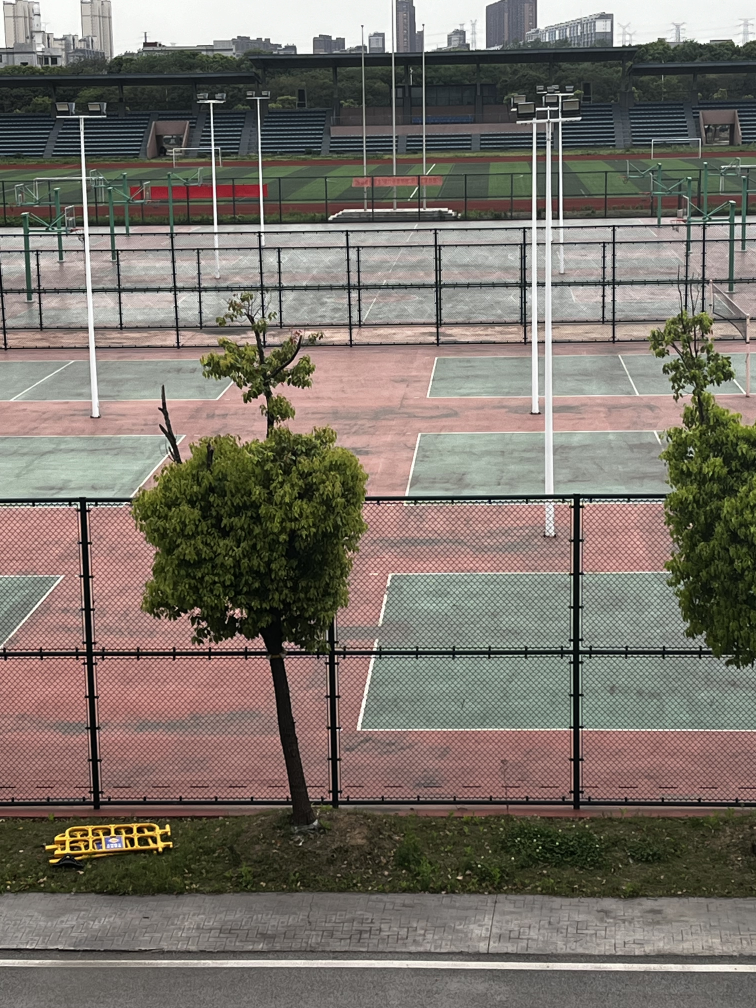
#> input picture images/1_1.JPG, 3024 x 4032 px (shown at 1/4 size)
$ jupyter execute DOG.ipynb
#> lines starting #> are read from the running program, lines starting #| are printed output that depends on the picture
#> further down, image1 is the input picture: shape (4032, 3024, 3); mean B, G, R 105.5, 114.1, 120.8
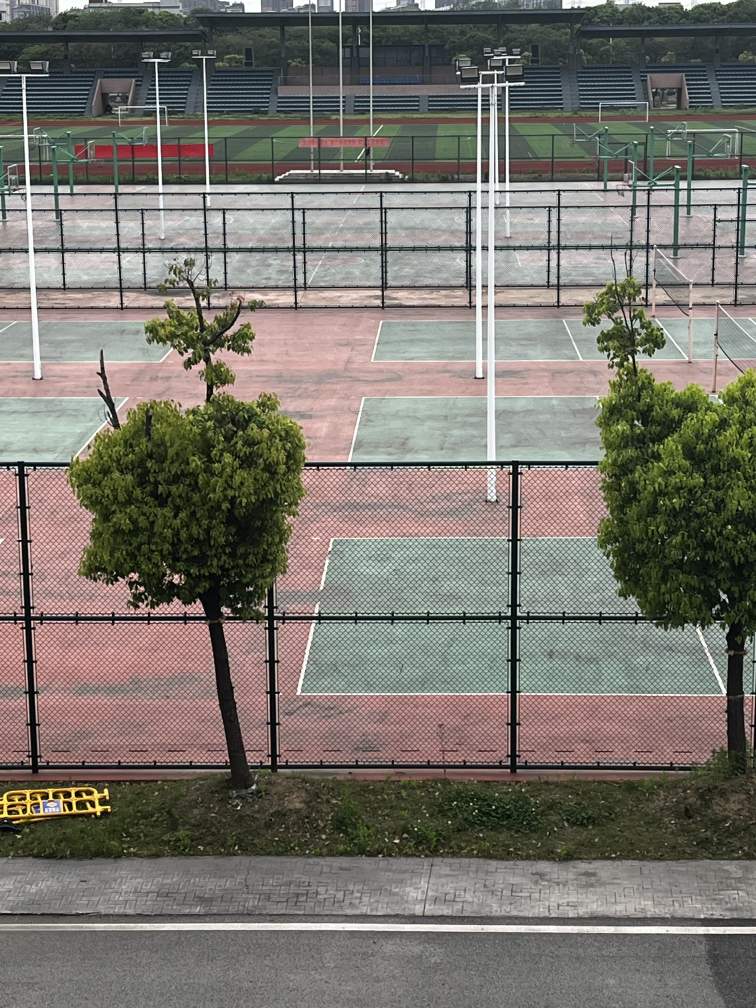
#> input picture images/1_2.JPG, 3024 x 4032 px (shown at 1/4 size)
#> further down, image2 is the input picture: shape (4032, 3024, 3); mean B, G, R 108, 116, 119.5
[cell 1]
import cv2
import numpy as np

def image_stitching(image1, image2):
    # 转换图像为灰度图
    gray1 = cv2.cvtColor(image1, cv2.COLOR_BGR2GRAY)
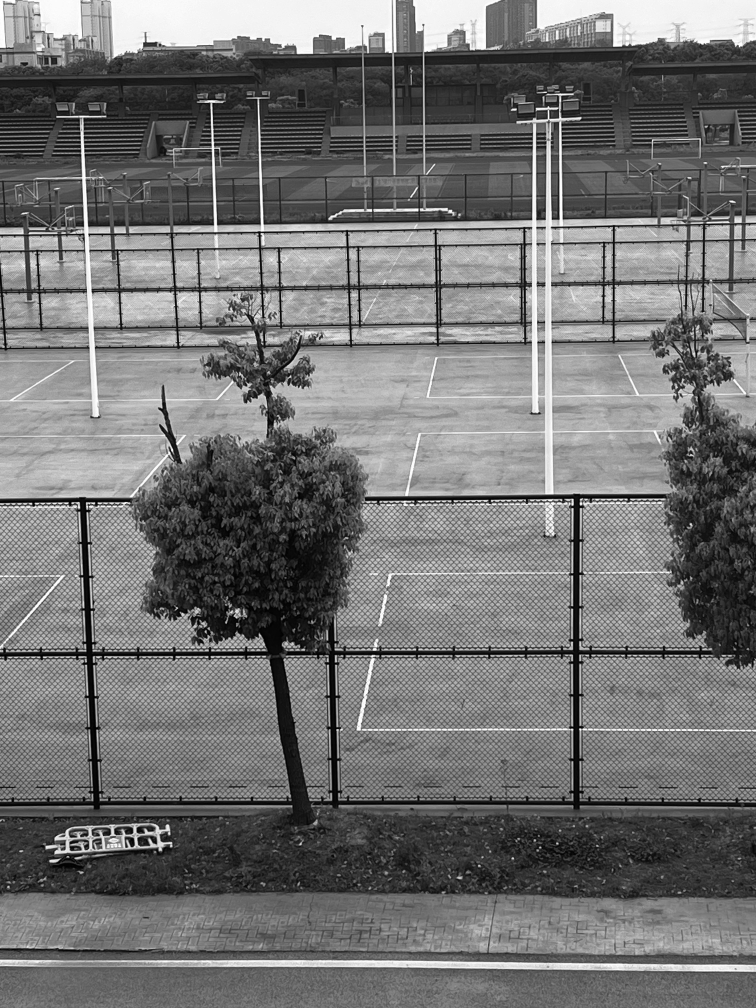
#> gray1: shape (4032, 3024) (shown at 1/4 size); min 0, max 255, mean 115.1
    gray2 = cv2.cvtColor(image2, cv2.COLOR_BGR2GRAY)
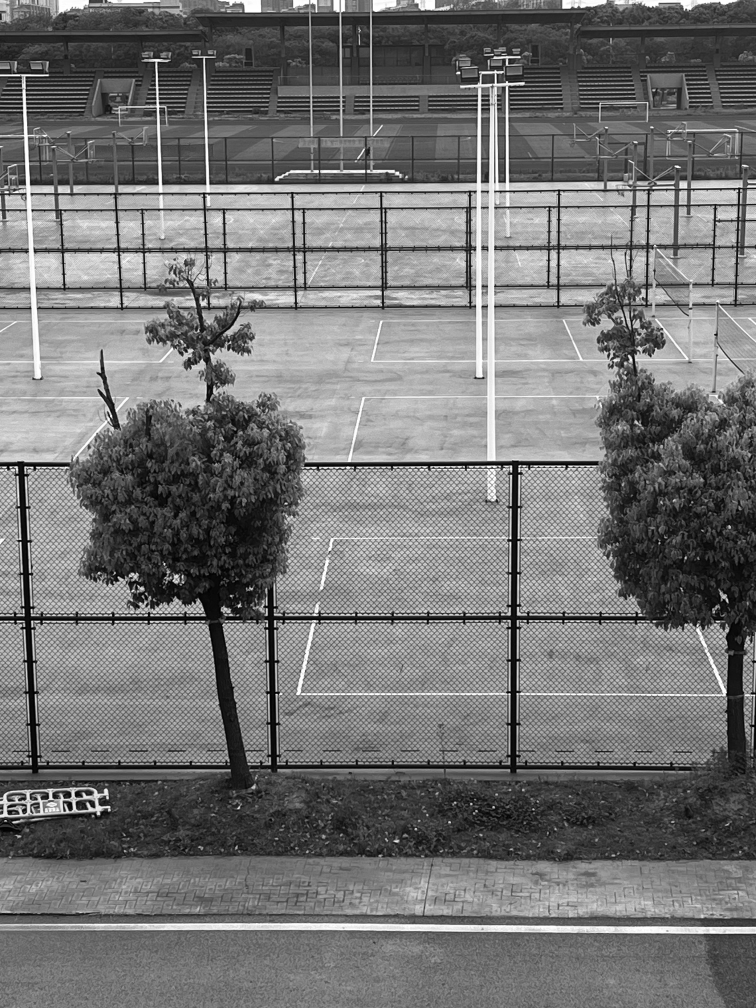
#> gray2: shape (4032, 3024) (shown at 1/4 size); min 0, max 255, mean 116.2

    # 构建图像金字塔
    dog = cv2.createBackgroundSubtractorMOG2()
    pyramid1 = [gray1]
    pyramid2 = [gray2]
    for _ in range(4):
        gray1 = cv2.pyrDown(gray1)
        gray2 = cv2.pyrDown(gray2)
        pyramid1.append(gray1)
        pyramid2.append(gray2)
#> this loop made 4 passes
#> pass 2, in image_stitching, `gray1 = cv2.pyrDown(gray1)`:
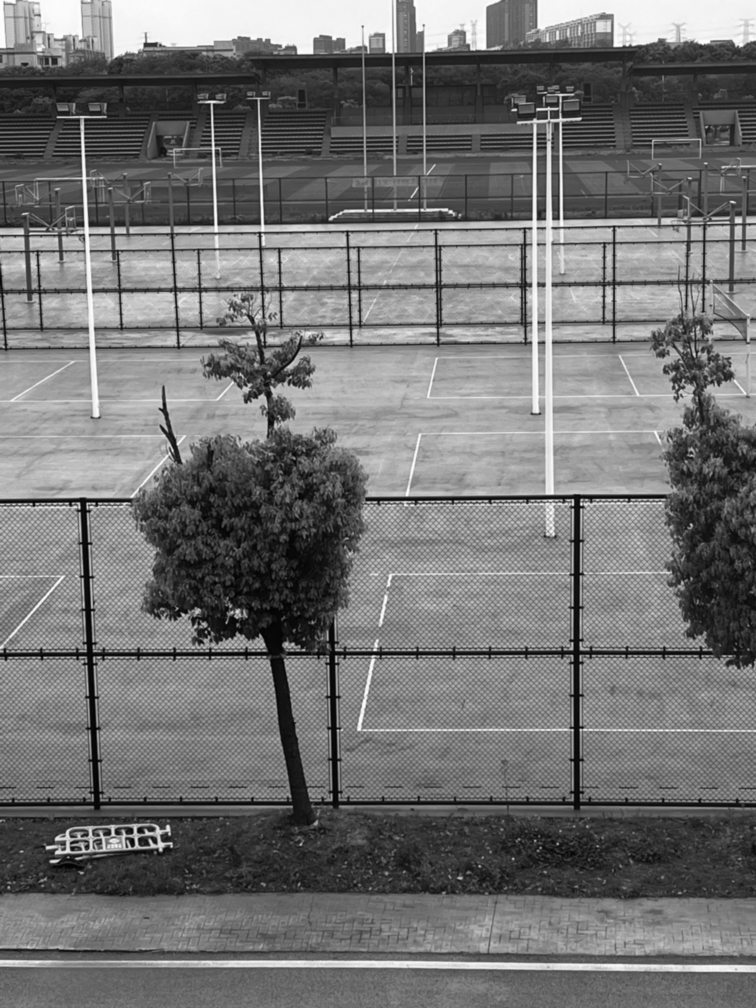
#> gray1: shape (1008, 756); min 1, max 255, mean 115.2
#> pass 2, in image_stitching, `gray2 = cv2.pyrDown(gray2)`:
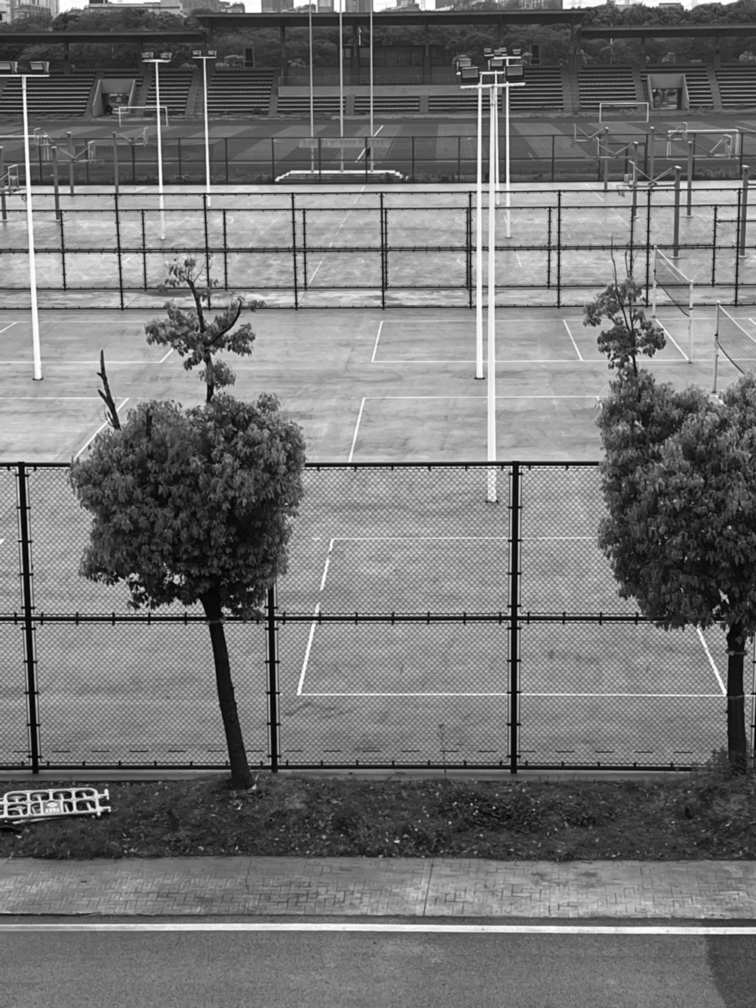
#> gray2: shape (1008, 756); min 2, max 255, mean 116.2
#> after the loop:
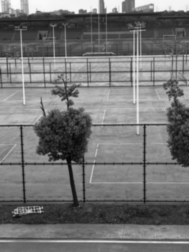
#> gray1: shape (252, 189); min 7, max 251, mean 115.4
#> after the loop:
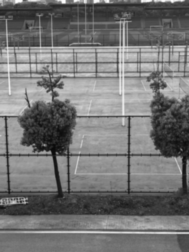
#> gray2: shape (252, 189); min 9, max 252, mean 116.4
#> after the loop, pyramid1 = 5 items; pyramid2 = 5 items

    # 初始化SIFT检测器
    sift = cv2.SIFT_create()

    # 寻找关键点和描述符
    keypoints1, descriptors1 = sift.detectAndCompute(pyramid1[-1], None)
#> keypoints1 = 609 keypoints; strongest (x, y, size): (120, 11, 3.4), (65, 137, 33.1), (77, 12, 2.7), (109, 10, 4.1)
    keypoints2, descriptors2 = sift.detectAndCompute(pyramid2[-1], None)
#> keypoints2 = 683 keypoints; strongest (x, y, size): (49, 129, 33), (14, 202, 2.9), (117, 62, 2.1), (164, 86, 3.3)

    # 匹配关键点
    bf = cv2.BFMatcher()
    matches = bf.knnMatch(descriptors1, descriptors2, k=2)
#> matches = 609 matches

    # 应用比率测试以消除错误匹配
    good_matches = []
    for m, n in matches:
        if m.distance < 0.75 * n.distance:
            good_matches.append(m)
#> after the loop, good_matches = 309 matches

    # 提取匹配的关键点的坐标
    points1 = np.float32([keypoints1[m.queryIdx].pt for m in good_matches]).reshape(-1, 1, 2)
#> points1 = 309 rows, first 8: [10.48, 163.7], [18.44, 75.5], [18.81, 133.2], [19.32, 142], [19.55, 145.9], [19.82, 155.4], [19.99, 205.2], [20.85, 179.3]
    points2 = np.float32([keypoints2[m.trainIdx].pt for m in good_matches]).reshape(-1, 1, 2)
#> points2 = 309 rows, first 8: [89.24, 154.9], [4.05, 65.27], [3.43, 124.5], [3.83, 132.5], [4.05, 137.5], [4.31, 146.3], [4.38, 196.3], [5.44, 170.3]

    # 使用RANSAC算法估计图像间的单应性矩阵
    H, _ = cv2.findHomography(points1, points2, cv2.RANSAC)
#> H = [[1.03, -0.00859, -14.5], [0.0151, 1.03, -12.17], [9.48e-05, 7.12e-05, 1]]

    # 调整图像大小以匹配拼接后的图像
    height, width = pyramid1[0].shape
#> height = 4032; width = 3024
    stitched_image_size = (width, height)
#> stitched_image_size = (3024, 4032)
    resized_image2 = cv2.resize(pyramid2[-1], stitched_image_size)

    # 将第二张图像变换到第一张图像的视角
    stitched_image = cv2.warpPerspective(resized_image2, H, stitched_image_size)
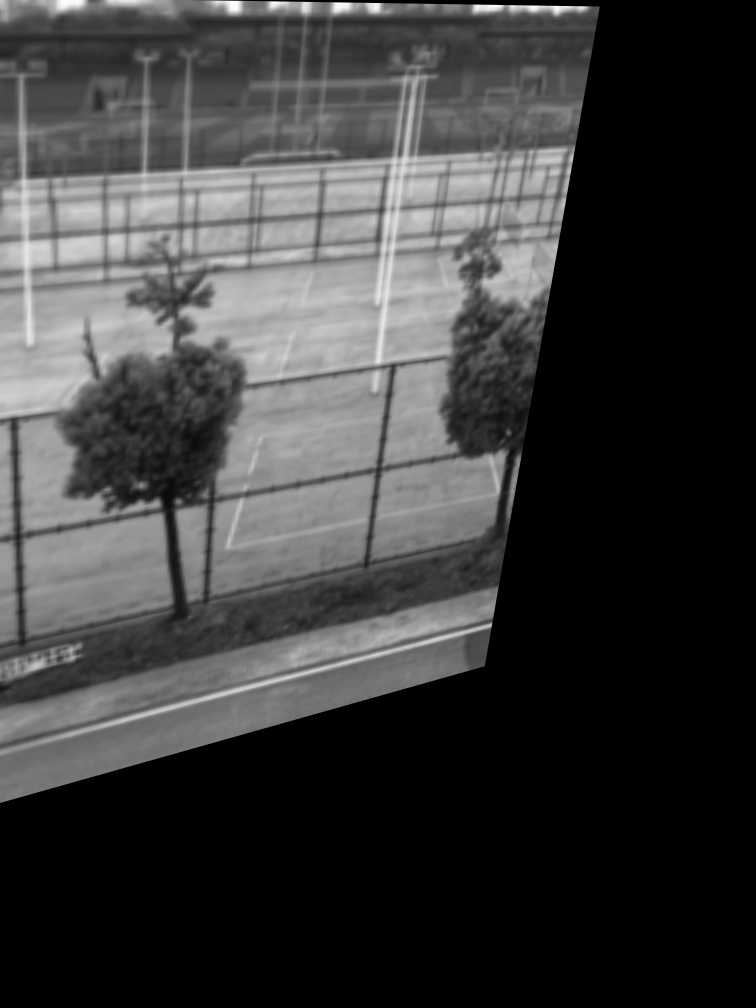
#> stitched_image: shape (4032, 3024) (shown at 1/4 size); min 0, max 252, mean 60.2


    # 将第一张图像与变换后的第二张图像叠加
    stitched_image[:height, :width] = resized_image2

    return stitched_image

# 读取两张图像
image1 = cv2.imread('images/1_1.JPG')
image2 = cv2.imread('images/1_2.JPG')

# 调用图像拼接函数
result_image = image_stitching(image1, image2)

# 显示结果
cv2.imshow('Stitched Image', result_image)
cv2.imwrite('results/DOG.jpg',result_image)
cv2.waitKey(0)
cv2.destroyAllWindows()
